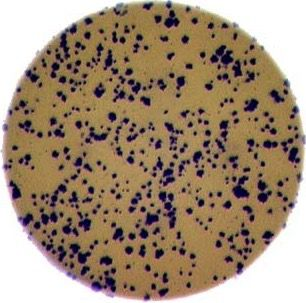
#> input picture cookie3.jpeg, 306 x 303 px
$ python bacterial_colony.py
#> lines starting #> are read from the running program, lines starting #| are printed output that depends on the picture; after the words box and inside, x2 and y2 are one past the last pixel; in counts of white or black regions, pixels touching at a corner belong together
import cv2
import numpy as np
import imageio.v3 as iio
import skimage.color
import skimage.filters
import skimage.measure
import matplotlib.pyplot as plt

# Read the image
bacteria_image = iio.imread(uri="cookie3.jpeg")
#> bacteria_image is the input picture: shape (303, 306, 3); mean R, G, B 161.8, 141.6, 119.9

# Display the original image
fig, ax = plt.subplots()
plt.imshow(bacteria_image)
plt.title("Original Image")
plt.show()

# Convert the image to grayscale
gray_bacteria = skimage.color.rgb2gray(bacteria_image)
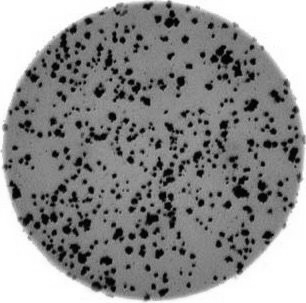
#> gray_bacteria: shape (303, 306) float64; min 0, max 1, mean 0.566

# Display the grayscale image
fig, ax = plt.subplots()
plt.imshow(gray_bacteria, cmap="gray")
plt.title("Grayscale Image")
plt.show()

# Blur the grayscale image using a Gaussian filter
blurred_image = skimage.filters.gaussian(gray_bacteria, sigma=1.0)
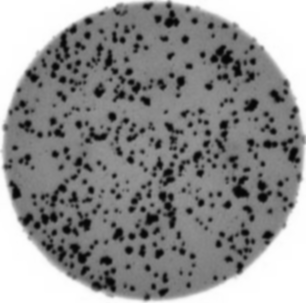
#> blurred_image: shape (303, 306) float64; min 0.0198, max 1, mean 0.566

# Create a histogram of the blurred image
histogram, bin_edges = np.histogram(blurred_image, bins=256, range=(0.0, 1.0))
#> histogram = 256 values, max 14841 at index 255, min 0 at index 0, mean 362.2; bin_edges = 257 values from 0 to 1

# Plot the histogram
fig, ax = plt.subplots()
plt.plot(bin_edges[0: -1], histogram)
plt.title("Graylevel Histogram")
plt.xlabel("Gray Value")
plt.ylabel("Pixel Count")
plt.xlim(0, 1.0)
plt.show()
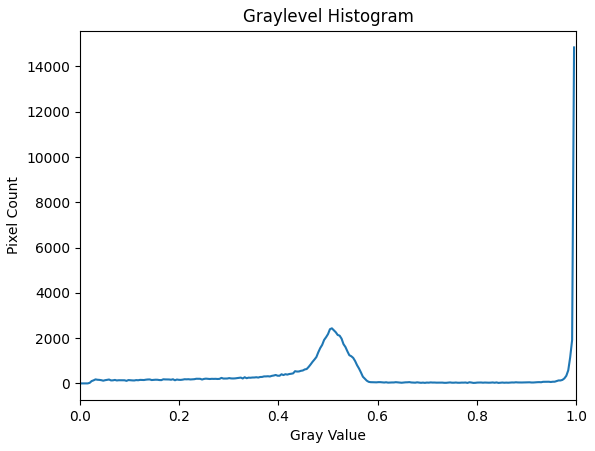
#> figure drawn by matplotlib, 1 panel; curve peaks at x = 0.996, y = 14841

# Create a binary mask where the image is dark (value < 0.2)
mask = blurred_image < 0.2
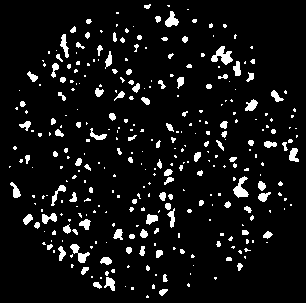
#> mask: shape (303, 306) bool; 7.3% white; 329 white regions (215 under 20 px), largest, box (x1, y1, x2, y2) and area: (211, 46, 233, 65) 210, (233, 176, 249, 198) 174, (70, 244, 90, 263) 148

# Display the binary mask
fig, ax = plt.subplots()
plt.imshow(mask, cmap="gray")
plt.title("Binary Mask")
plt.show()

# Analyze the image to detect colonies (connected components)
labeled_image, count = skimage.measure.label(mask, return_num=True)
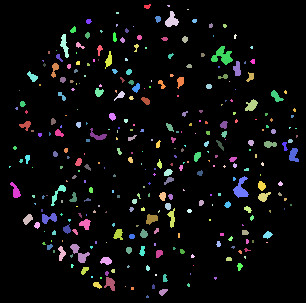
#> labeled_image: shape (303, 306) int32; 330 distinct labels, from 0 to 329; one colour per label, 0 black
#> count = 329
print(f"Number of colonies detected: {count}")
#| Number of colonies detected: 329

# Color each of the detected colonies differently
colored_label_image = skimage.color.label2rgb(labeled_image, bg_label=0)
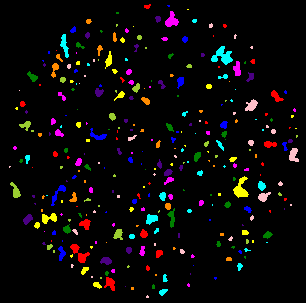
#> colored_label_image: shape (303, 306, 3) float64; mean R, G, B 0.0424, 0.0343, 0.0347

# Convert the grayscale image back to RGB for display purposes
summary_image = skimage.color.gray2rgb(gray_bacteria)

# Overlay the colored colonies onto the grayscale image
summary_image[mask] = colored_label_image[mask]
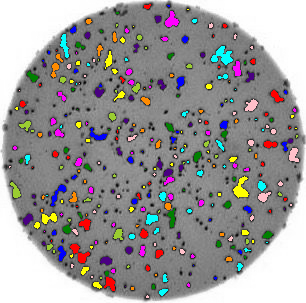
#> summary_image: shape (303, 306, 3) float64; mean R, G, B 0.604, 0.596, 0.596

# Display the summary image with colored colonies
fig, ax = plt.subplots()
plt.imshow(summary_image)
plt.title("Color colony")
plt.show()


# (Optional) Wait for key press if running in a standalone script
cv2.waitKey(0)
cv2.destroyAllWindows()

$ run again, with cookie1.jpeg copied over cookie3.jpeg
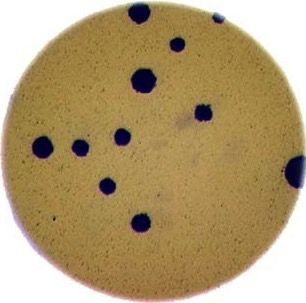
#> input picture cookie1.jpeg, 306 x 303 px
#> bacteria_image is the input picture: shape (303, 306, 3); mean R, G, B 177.6, 155.7, 113.8
#> histogram = 256 values, max 14611 at index 255, min 0 at index 0, mean 362.2; bin_edges = 257 values from 0 to 1
#> mask: shape (303, 306) bool; 3% white; 11 white regions, largest, box (x1, y1, x2, y2) and area: (131, 69, 156, 93) 454, (285, 156, 303, 188) 410, (32, 136, 53, 158) 344
#> `labeled_image, count = skimage.measure.label(mask, return_num=True)`:
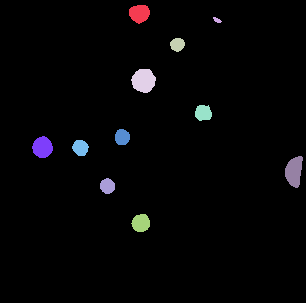
#> labeled_image: shape (303, 306) int32; 12 distinct labels, from 0 to 11; one colour per label, 0 black
#> count = 11
#| Number of colonies detected: 11
#> `summary_image[mask] = colored_label_image[mask]`:
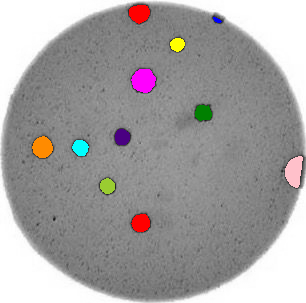
#> summary_image: shape (303, 306, 3) float64; mean R, G, B 0.638, 0.628, 0.628

$ run again, with cookie2.jpeg copied over cookie3.jpeg
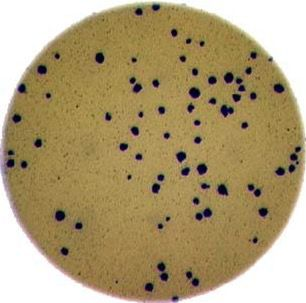
#> input picture cookie2.jpeg, 306 x 303 px
#> bacteria_image is the input picture: shape (303, 306, 3); mean R, G, B 174.8, 157, 117.7
#> histogram = 256 values, max 14852 at index 255, min 0 at index 0, mean 362.2; bin_edges = 257 values from 0 to 1
#> mask: shape (303, 306) bool; 2.4% white; 74 white regions (22 under 20 px), largest, box (x1, y1, x2, y2) and area: (221, 106, 233, 116) 76, (190, 88, 200, 98) 70, (56, 211, 65, 221) 69
#> `labeled_image, count = skimage.measure.label(mask, return_num=True)`:
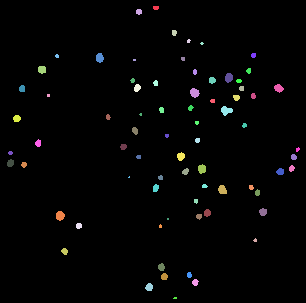
#> labeled_image: shape (303, 306) int32; 75 distinct labels, from 0 to 74; one colour per label, 0 black
#> count = 74
#| Number of colonies detected: 74
#> `summary_image[mask] = colored_label_image[mask]`:
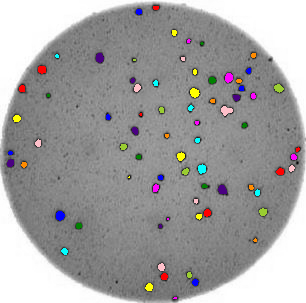
#> summary_image: shape (303, 306, 3) float64; mean R, G, B 0.633, 0.629, 0.629
